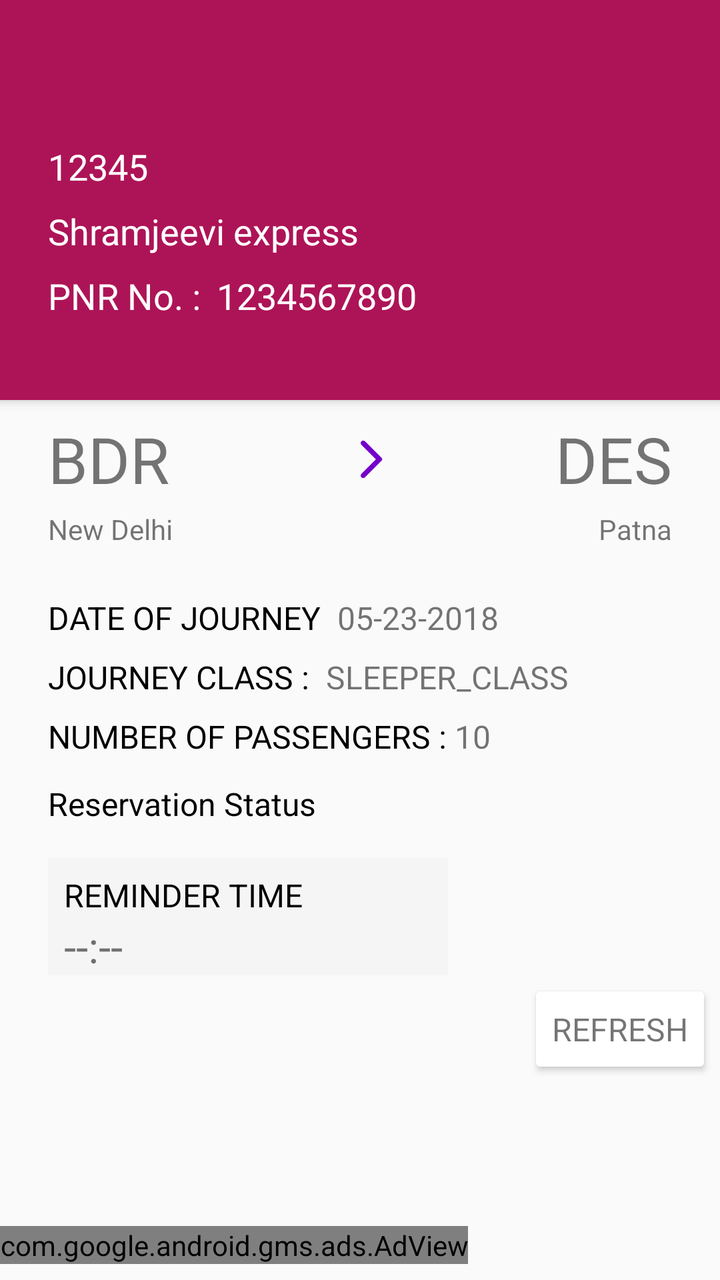
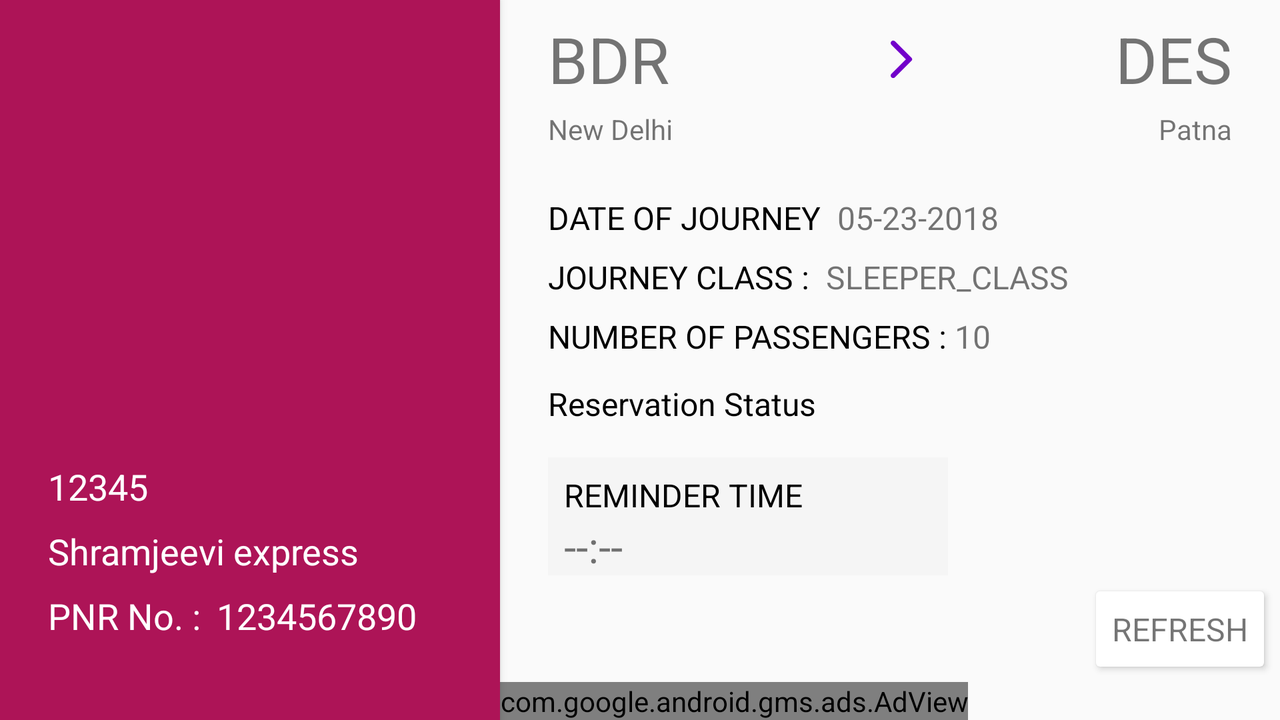

The same Android screen from two of the app's own layout files: first res/layout/ as a phone draws it, then the repository's variant for another configuration, drawn on a device whose configuration selects that folder. Both files follow.
<!-- AndroidManifest.xml: activity theme generalnotitle -->
<!-- res/layout/activity_ticket_info.xml -->
<?xml version="1.0" encoding="utf-8"?>
<android.support.constraint.ConstraintLayout
    xmlns:android="http://schemas.android.com/apk/res/android"
    xmlns:app="http://schemas.android.com/apk/res-auto"
    xmlns:tools="http://schemas.android.com/tools"
    android:layout_width="match_parent"
    android:layout_height="match_parent"
    tools:context=".TicketInfoActivity">

    <include
        android:id="@+id/upper_frame"
        layout="@layout/upper_frame_layout"
        android:layout_width="match_parent"
        android:layout_height="200dp"
        android:layout_marginTop="0dp"
        app:layout_constraintEnd_toEndOf="parent"
        app:layout_constraintStart_toStartOf="parent"
        app:layout_constraintTop_toTopOf="parent" />

    <include
        android:id="@+id/bottom_frame"
        layout="@layout/bottom_frame_layout"
        android:layout_width="match_parent"
        android:layout_height="match_parent"
        android:layout_marginTop = "200dp"
        android:layout_marginBottom="8dp"
        app:layout_constraintEnd_toEndOf="parent"
        app:layout_constraintStart_toStartOf="parent"
        app:layout_constraintTop_toBottomOf="@+id/upper_frame" />


</android.support.constraint.ConstraintLayout>
<!-- res/layout/upper_frame_layout.xml (included above) -->
<?xml version="1.0" encoding="utf-8"?>
<android.support.constraint.ConstraintLayout android:id="@+id/upper_frame"
    android:layout_width="match_parent"
    android:layout_height="200dp"
    android:background="@color/colorPrimary"
    android:elevation="3dp"
    app:layout_constraintEnd_toEndOf="parent"
    app:layout_constraintHorizontal_bias="0.0"
    app:layout_constraintStart_toStartOf="parent"
    app:layout_constraintTop_toTopOf="parent"
    xmlns:android="http://schemas.android.com/apk/res/android"
    xmlns:app="http://schemas.android.com/apk/res-auto"
    xmlns:tools="http://schemas.android.com/tools">

    <TextView
        android:id="@+id/info_train_number"
        android:layout_width="wrap_content"
        android:layout_height="wrap_content"
        android:layout_marginBottom="8dp"
        android:layout_marginStart="24dp"
        android:textColor="#ffff"
        android:textSize="18sp"
        app:layout_constraintBottom_toTopOf="@+id/info_train_name"
        app:layout_constraintStart_toStartOf="parent"
        tools:text="12345" />

    <TextView
        android:id="@+id/info_pnr_label"
        android:layout_width="wrap_content"
        android:layout_height="wrap_content"
        android:layout_marginBottom="40dp"
        android:layout_marginStart="24dp"
        android:text="@string/pnr_no_"
        android:textColor="#ffffff"
        android:textSize="18sp"
        app:layout_constraintBottom_toBottomOf="parent"
        app:layout_constraintStart_toStartOf="parent" />

    <TextView
        android:id="@+id/info_pnr_number"
        android:layout_width="wrap_content"
        android:layout_height="wrap_content"
        android:layout_marginBottom="40dp"
        android:layout_marginStart="8dp"
        android:textColor="#ffffff"
        android:textSize="18sp"
        app:layout_constraintBottom_toBottomOf="parent"
        app:layout_constraintStart_toEndOf="@+id/info_pnr_label"
        tools:text="1234567890" />



    <TextView
        android:id="@+id/info_train_name"
        android:layout_width="wrap_content"
        android:layout_height="wrap_content"
        android:layout_marginBottom="8dp"
        android:layout_marginStart="24dp"
        android:textColor="#ffff"
        android:textSize="18sp"
        app:layout_constraintBottom_toTopOf="@+id/info_pnr_number"
        app:layout_constraintStart_toStartOf="parent"
        tools:text="Shramjeevi express" />

    <ImageView
        android:contentDescription="@string/delete_button"
        android:id="@+id/info_delete_button"
        android:layout_width="32dp"
        android:layout_height="32dp"
        android:layout_marginEnd="8dp"
        android:layout_marginTop="8dp"
        android:src="@drawable/ic_baseline_delete_24px_"
        app:layout_constraintEnd_toEndOf="parent"
        app:layout_constraintTop_toTopOf="parent" />
</android.support.constraint.ConstraintLayout>
<!-- res/layout/bottom_frame_layout.xml (included above) -->
<?xml version="1.0" encoding="utf-8"?>
<ScrollView
    xmlns:android="http://schemas.android.com/apk/res/android"
    xmlns:app="http://schemas.android.com/apk/res-auto"
    xmlns:tools="http://schemas.android.com/tools"
    android:layout_height="match_parent"
    android:layout_width="match_parent"
    android:fillViewport="true"
    >
<android.support.constraint.ConstraintLayout

    android:layout_width="match_parent"
    android:layout_height="wrap_content">

    <TextView
        android:id="@+id/info_board_code"
        android:layout_width="wrap_content"
        android:layout_height="wrap_content"
        android:layout_marginStart="24dp"
        android:layout_marginTop="8dp"
        android:textSize="32sp"
        app:layout_constraintStart_toStartOf="parent"
        app:layout_constraintTop_toTopOf="parent"
        tools:text="BDR" />

    <ImageView
        android:id="@+id/separator_line"
        android:layout_width="0dp"
        android:layout_height="1dp"
        android:layout_marginLeft="8dp"
        android:layout_marginRight="8dp"
        android:background="@color/colorAccent"
        android:contentDescription="@string/separator_description"
        app:layout_constraintBottom_toTopOf="@+id/info_dest_code"
        app:layout_constraintLeft_toRightOf="@+id/info_board_code"
        app:layout_constraintRight_toLeftOf="@+id/info_dest_code"
        app:layout_constraintTop_toBottomOf="@+id/info_dest_code" />

    <TextView
        android:id="@+id/info_dest_code"
        android:layout_width="wrap_content"
        android:layout_height="wrap_content"
        android:layout_marginEnd="24dp"
        android:layout_marginTop="8dp"
        android:textSize="32sp"
        app:layout_constraintEnd_toEndOf="parent"
        app:layout_constraintTop_toTopOf="parent"
        tools:text="DES" />

    <TextView
        android:id="@+id/info_doj"
        android:layout_width="wrap_content"
        android:layout_height="wrap_content"
        android:layout_marginStart="8dp"
        android:layout_marginTop="24dp"
        android:textSize="16sp"
        app:layout_constraintStart_toEndOf="@+id/info_doj_label"
        app:layout_constraintTop_toBottomOf="@+id/info_boarding_point"
        tools:text="05-23-2018" />

    <TextView
        android:id="@+id/info_class_name"
        android:layout_width="wrap_content"
        android:layout_height="wrap_content"
        android:layout_marginStart="8dp"
        android:layout_marginTop="8dp"
        android:textSize="16sp"
        app:layout_constraintStart_toEndOf="@+id/info_class_name_label"
        app:layout_constraintTop_toBottomOf="@+id/info_doj_label"
        tools:text="SLEEPER_CLASS" />





    <android.support.v7.widget.RecyclerView
        android:id="@+id/info_passenger_rv"
        android:layout_width="wrap_content"
        android:layout_height="wrap_content"
        android:layout_marginStart="28dp"
        android:layout_marginTop="8dp"
        app:layout_constraintStart_toStartOf="parent"
        app:layout_constraintTop_toBottomOf="@+id/info_reserve_label"
        tools:visibility="visible" />

    <TextView
        android:id="@+id/info_doj_label"
        android:layout_width="wrap_content"
        android:layout_height="wrap_content"
        android:layout_marginStart="24dp"
        android:layout_marginTop="24dp"
        android:text="@string/date_of_journey_caps"
        android:textColor="#000000"

        android:textSize="16sp"
        app:layout_constraintStart_toStartOf="parent"
        app:layout_constraintTop_toBottomOf="@+id/info_boarding_point" />

    <TextView
        android:id="@+id/info_boarding_point"
        android:layout_width="wrap_content"
        android:layout_height="wrap_content"
        android:layout_marginStart="24dp"
        android:layout_marginTop="4dp"
        app:layout_constraintStart_toStartOf="parent"
        app:layout_constraintTop_toBottomOf="@+id/info_board_code"
        tools:text="New Delhi" />

    <TextView
        android:id="@+id/info_destination_point"
        android:layout_width="wrap_content"
        android:layout_height="wrap_content"
        android:layout_marginEnd="24dp"
        android:layout_marginTop="4dp"
        app:layout_constraintEnd_toEndOf="parent"
        app:layout_constraintTop_toBottomOf="@+id/info_dest_code"
        tools:text="Patna" />

    <TextView
        android:id="@+id/info_class_name_label"
        android:layout_width="wrap_content"
        android:layout_height="wrap_content"
        android:layout_marginStart="24dp"
        android:layout_marginTop="8dp"
        android:text="@string/journey_class"
        android:textColor="#000000"
        android:textSize="16sp"
        app:layout_constraintStart_toStartOf="parent"
        app:layout_constraintTop_toBottomOf="@+id/info_doj_label" />

    <TextView
        android:id="@+id/info_reserve_label"
        android:layout_width="wrap_content"
        android:layout_height="wrap_content"
        android:layout_marginStart="24dp"
        android:layout_marginTop="12dp"
        android:text="@string/reservation_status"
        android:textColor="#000000"
        android:textSize="16sp"
        app:layout_constraintStart_toStartOf="parent"
        app:layout_constraintTop_toBottomOf="@+id/info_nop_label" />

    <LinearLayout
        android:id="@+id/reminder_l_layout"
        android:layout_width="200dp"
        android:layout_height="wrap_content"
        android:layout_marginStart="24dp"
        android:layout_marginTop="8dp"
        android:background="#f5f5f5"
        android:orientation="vertical"
        app:layout_constraintStart_toStartOf="parent"
        app:layout_constraintTop_toBottomOf="@+id/info_passenger_rv">

        <TextView
            android:id="@+id/info_s_reminder_label"
            android:layout_width="wrap_content"
            android:layout_height="wrap_content"
            android:layout_marginStart="8dp"
            android:layout_marginTop="8dp"
            android:text="@string/reminder_time"
            android:textColor="#000000"
            android:textSize="16sp"
            app:layout_constraintStart_toStartOf="parent"
            app:layout_constraintTop_toBottomOf="@+id/info_passenger_rv" />

        <TextView
            android:id="@+id/reminder_time"
            android:layout_width="wrap_content"
            android:layout_height="wrap_content"
            android:layout_marginStart="8dp"
            android:layout_marginTop="0dp"
            android:textSize="22sp"
            app:layout_constraintStart_toStartOf="parent"
            app:layout_constraintTop_toBottomOf="@+id/info_s_reminder_label"
            tools:text="--:--" />

    </LinearLayout>



    <ImageView
        android:id="@+id/imageView"
        android:layout_width="wrap_content"
        android:layout_height="wrap_content"
        android:layout_marginBottom="8dp"
        android:layout_marginEnd="8dp"
        android:layout_marginStart="8dp"
        android:layout_marginTop="8dp"
        android:contentDescription="@string/directional_arrow"
        app:layout_constraintBottom_toBottomOf="@+id/info_dest_code"
        app:layout_constraintEnd_toStartOf="@+id/info_dest_code"
        app:layout_constraintStart_toStartOf="@+id/separator_line"
        app:layout_constraintTop_toTopOf="@+id/info_dest_code"
        android:src="@drawable/ic_round_arrow_forward_ios_24px" />

    <TextView
        android:id="@+id/info_nop_label"
        android:layout_width="wrap_content"
        android:layout_height="wrap_content"
        android:layout_marginStart="24dp"
        android:layout_marginTop="8dp"
        android:text="@string/number_of_passengers"
        android:textColor="#000000"
        android:textSize="16sp"
        app:layout_constraintStart_toStartOf="parent"
        app:layout_constraintTop_toBottomOf="@+id/info_class_name_label" />

    <TextView
        android:id="@+id/info_nop"
        android:layout_width="wrap_content"
        android:layout_height="wrap_content"
        android:layout_marginStart="4dp"
        android:layout_marginTop="8dp"
        android:textSize="16sp"
        app:layout_constraintStart_toEndOf="@+id/info_nop_label"
        app:layout_constraintTop_toBottomOf="@+id/info_class_name_label"
        tools:text="10" />

    <android.support.v7.widget.CardView
        android:id="@+id/refresh_card"
        android:layout_width="wrap_content"
        android:layout_height="wrap_content"
        android:elevation="4dp"
        android:layout_margin = "8dp"
        app:layout_constraintEnd_toEndOf="parent"
        app:layout_constraintTop_toBottomOf="@+id/reminder_l_layout">

        <TextView
            android:id="@+id/info_refresh_label"
            android:layout_width="wrap_content"
            android:layout_height="wrap_content"
            android:layout_margin="8dp"
            android:text="@string/refresh"
            android:textSize="16sp"
            app:layout_constraintEnd_toStartOf="@+id/info_update_button"
            app:layout_constraintTop_toBottomOf="@+id/reminder_time" />
    </android.support.v7.widget.CardView>

    <com.google.android.gms.ads.AdView
        xmlns:ads="http://schemas.android.com/apk/res-auto"
        android:id="@+id/adView"
        android:layout_width="wrap_content"
        android:layout_height="wrap_content"
        android:layout_centerHorizontal="true"
        android:layout_alignParentBottom="true"
        ads:adSize="BANNER"
        app:layout_constraintBottom_toBottomOf="parent"
        ads:adUnitId="ca-app-pub-3940256099942544/6300978111">
    </com.google.android.gms.ads.AdView>

</android.support.constraint.ConstraintLayout>
</ScrollView>
<!-- resources referenced by this layout -->
<resources>
  <color name="colorAccent">#7200ca</color>
  <color name="colorPrimary">#ad1457</color>
  <!-- drawable ic_round_arrow_forward_ios_24px (drawable) -->
  <vector xmlns:android="http://schemas.android.com/apk/res/android"
      android:width="24dp"
      android:height="24dp"
      android:viewportWidth="24"
      android:viewportHeight="24">
    <path
        android:fillColor="#7200ca"
        android:pathData="M7.38,21.01L7.38,21.01c0.49,0.49 1.28,0.49 1.77,0l8.31,-8.31c0.39,-0.39 0.39,-1.02 0,-1.41L9.15,2.98c-0.49,-0.49 -1.28,-0.49 -1.77,0l0,0c-0.49,0.49 -0.49,1.28 0,1.77L14.62,12l-7.25,7.25C6.89,19.73 6.89,20.53 7.38,21.01z"/>
  </vector>
  <string name="date_of_journey_caps">DATE OF JOURNEY</string>
  <string name="delete_button">Delete Button</string>
  <string name="directional_arrow">Directional Arrow</string>
  <string name="journey_class">JOURNEY CLASS :</string>
  <string name="number_of_passengers">NUMBER OF PASSENGERS :</string>
  <string name="pnr_no_">PNR No. :</string>
  <string name="refresh">REFRESH</string>
  <string name="reminder_time">REMINDER TIME</string>
  <string name="reservation_status">Reservation Status</string>
  <string name="separator_description">Separates the boarding point from destination Point</string>
  <style name="generalnotitle" parent="Theme.AppCompat.Light.NoActionBar">
          <item name="android:windowNoTitle">true</item>
          <item name="colorPrimaryDark">@color/colorPrimary</item>
          <item name="android:windowAnimationStyle">@style/CustomActivityAnimation</item>
      </style>
  <style name="CustomActivityAnimation" parent="@android:style/Animation.Activity">
          <item name="android:activityOpenEnterAnimation">@anim/slide_in_right</item>
          <item name="android:activityOpenExitAnimation">@anim/slide_out_left</item>
          <item name="android:activityCloseEnterAnimation">@anim/slide_in_left</item>
          <item name="android:activityCloseExitAnimation">@anim/slide_out_right</item>
      </style>
</resources>
<!-- res/layout-land/activity_ticket_info.xml (the repository's variant of the layout above) -->
<!-- drawn on the phone turned sideways -->
<?xml version="1.0" encoding="utf-8"?>
<android.support.constraint.ConstraintLayout
    xmlns:android="http://schemas.android.com/apk/res/android"
    xmlns:app="http://schemas.android.com/apk/res-auto"
    xmlns:tools="http://schemas.android.com/tools"
    android:layout_width="match_parent"
    android:layout_height="match_parent"
    tools:context=".TicketInfoActivity">

    <include
        layout="@layout/upper_frame_layout"
        android:id="@+id/left_pane"
        android:layout_width="250dp"
        android:layout_height="match_parent"
        app:layout_constraintBottom_toBottomOf="parent"
        app:layout_constraintStart_toStartOf="parent"
        app:layout_constraintTop_toTopOf="parent" />

    <include
        layout="@layout/bottom_frame_layout"
        android:layout_width="match_parent"
        android:layout_height="match_parent"
        android:layout_marginBottom="0dp"
        android:layout_marginStart="250dp"
        app:layout_constraintBottom_toBottomOf="parent"
        app:layout_constraintEnd_toEndOf="parent"
        app:layout_constraintHorizontal_bias="0.0"
        app:layout_constraintStart_toEndOf="@+id/left_pane"
        app:layout_constraintTop_toTopOf="parent" />

</android.support.constraint.ConstraintLayout>
